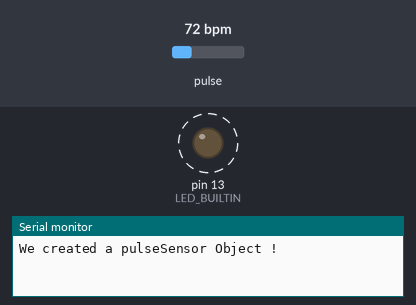
A sketch run on a simulated Arduino Uno, built with avr-gcc and run on an emulated ATmega328P. On the bench: output pins drawn as LEDs (lit = HIGH), the last lines printed to the serial monitor. Dashed ring = blinking. Inputs (shaded band) come from the test bench; at power-on: pulse 72 bpm.

Above: at 1.2 s.
1.3 s: pulse set to 158 bpm
At 1.79 s:
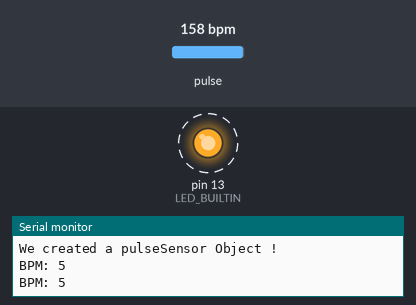
4.3 s: pulse set to 42 bpm
At 6.96 s:
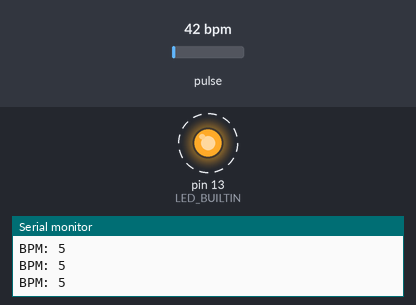
Timing chart, 0 to 12.9 s (numbered marks = the images above; inputs shaded):
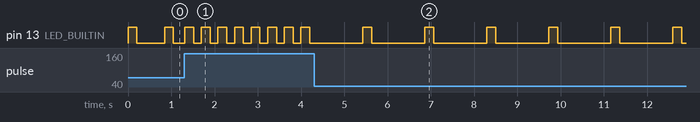

Measured:
- after the input at 1.3 s, pin 13 (LED_BUILTIN): alternates HIGH for 0.20 s and LOW for 0.18 s, starting at once
- after the input at 4.3 s, pin 13 (LED_BUILTIN): alternates HIGH for 0.20 s and LOW for 1.2 s, starting after 1.1 s
- by itself, pin 13 (LED_BUILTIN): alternates HIGH for 0.20 s and LOW for 0.65 s

The sketch:

Getting_BPM_to_Monitor.ino
```cpp
#define USE_ARDUINO_INTERRUPTS true
#include <PulseSensorPlayground.h>
// Variable declearing
const int PulseWire = 0;       // PulseSensor PURPLE WIRE connected to ANALOG PIN 0
const int LED = LED_BUILTIN;   // The on-board Arduino LED
int Threshold = 680;           // Determine which Signal to "count as a beat" and which to ignore.


PulseSensorPlayground pulseSensor;  // Creates an instance of the PulseSensorPlayground object called "pulseSensor"


void setup()
{

  Serial.begin(9600);          // For Serial Monitor baudrate

  // Configure the PulseSensor object, by assigning our variables to it.
  pulseSensor.analogInput(PulseWire);   //analog input form port A0 analog port
  pulseSensor.blinkOnPulse(LED);       //blink Arduino's LED with heartbeat.
  pulseSensor.setThreshold(Threshold); //threshold is set 680

  // Double-check the "pulseSensor" object was created and "began" seeing a signal.
   if (pulseSensor.begin()) {
    Serial.println("We created a pulseSensor Object !");  //This prints one time at Arduino power-up,  or on Arduino reset.
  }
}


void loop() {


if (pulseSensor.sawStartOfBeat()) {            // Constantly test to see if "a beat happened".
int myBPM = pulseSensor.getBeatsPerMinute();  // Calls function on our pulseSensor object that returns BPM as an "int".

int myBPM1 = myBPM-153; // Print phrase "BPM:"
 if(myBPM1>0)   //to eliminate negative values
 {
    Serial.print("BPM: ");
    Serial.println(myBPM1);}                        // Print the value inside of myBPM.
}

  delay(20);                    // to sync the code with python.

}
```
